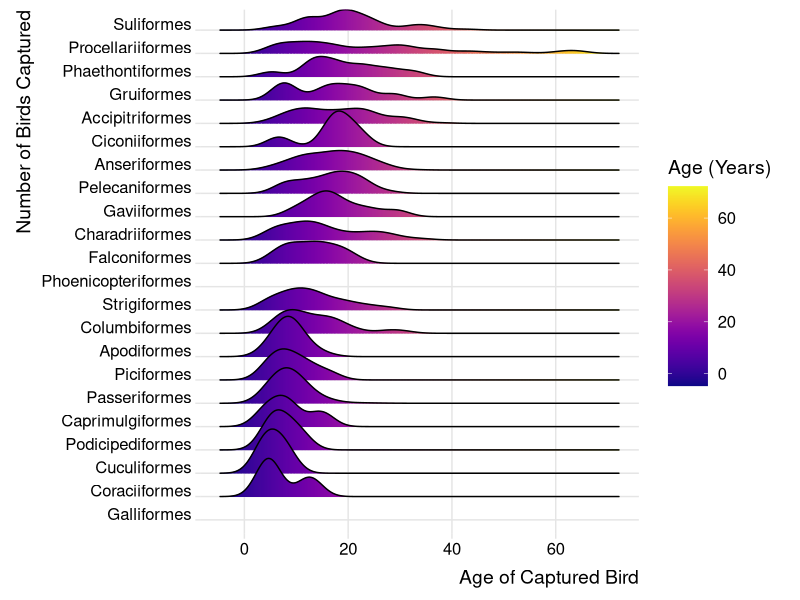
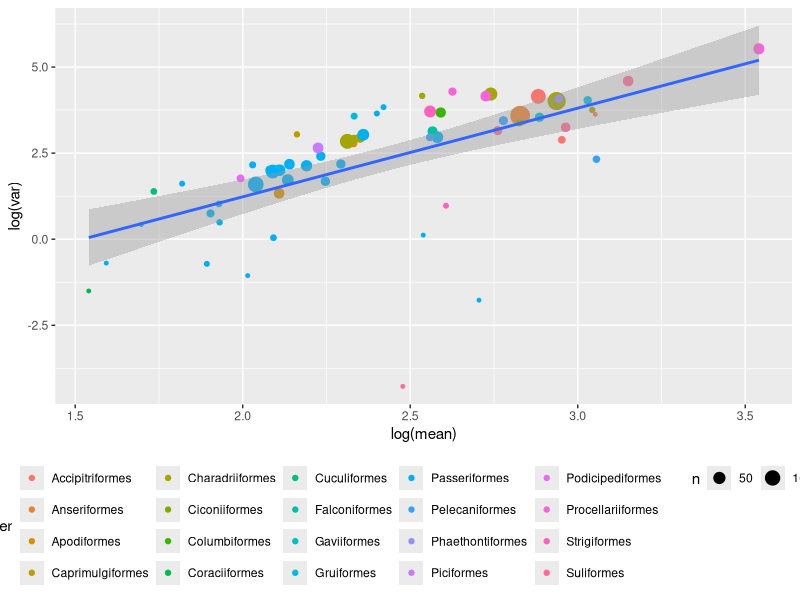
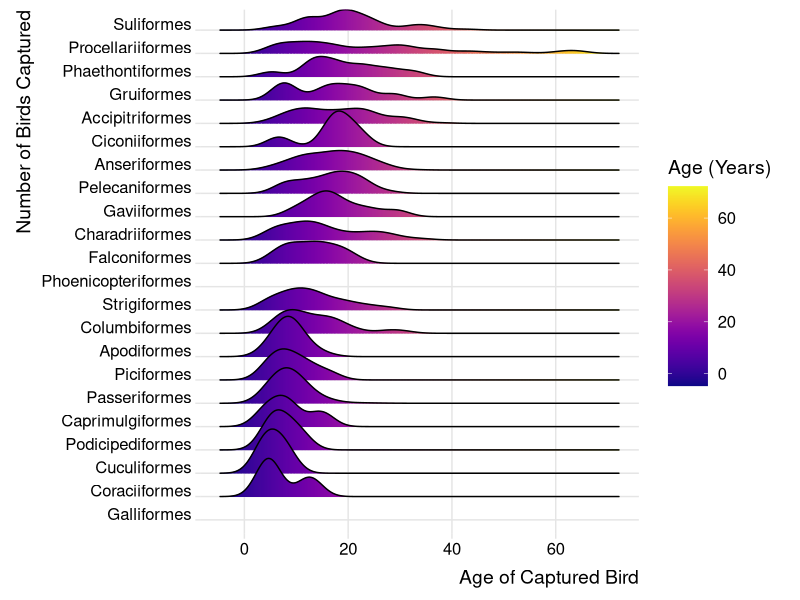
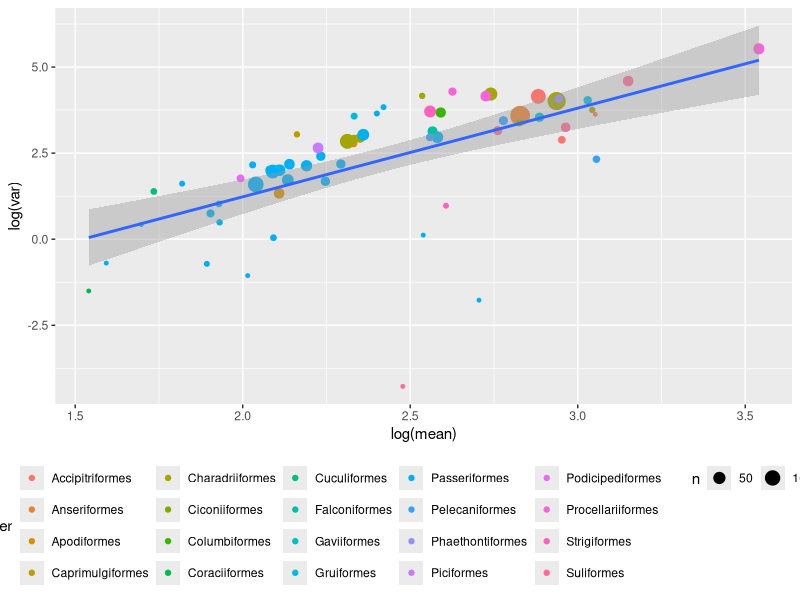

Reproduce these figures in R, in order.
## ---- chunk 1
knitr::opts_chunk$set(echo = TRUE)
library(tidyverse)
library(viridis)
library(ggridges)
## ---- chunk 2
birdage=read_csv("data_bird_age/bird age.csv") %>% #this data is from https://www.pwrc.usgs.gov/bbl/longevity/longevity_main.cfm
 separate(., "Minimum age at encounter", into=c("year","year2","month","month2"), sep=" ") %>%
  filter(complete.cases(.)) %>% #I just chucked out one row because the bird age was less than a year, I'll figure out how to keep it later. Had to do this versus using the dates because the dates are screwed up (some say '99' for the day of the month)
  mutate(age=as.numeric(year)+(as.numeric(month)/12))  #so that we can factor in partial years
gapnames=read_csv("data_bird_age/gapnames.csv") #I manually found some on Wiki quickly, not sure theyre perfect to species
gapnames=gapnames[!duplicated(gapnames$COMMONNAME),] #maybe if I get rid of duplicates?

birdnames=read_csv("data_bird_age/birdnames.csv") %>%   #this data is from http://fielddata.blogspot.com/p/field-notes-data-tips-download-page.html
  full_join(gapnames)

birdnameage=merge(birdage, birdnames, all=T) %>% #merge the two datasets together
filter(., !is.na(select(., age)), !is.na(select(., Order)), !is.na(select(., Family))) 


## ---- chunk 3
ggplot(birdnameage, aes(x=age, y=reorder(Order, age, FUN=median), fill=..x..))+
  geom_density_ridges_gradient() +
  scale_fill_viridis(name = "Age (Years)", option = "C") + 
  guides(fill = guide_colorbar(barwidth = 2, barheight = 10))+
  #geom_histogram()+
  #geom_vline(xintercept = median(birdnameage$age), color = "red", linetype = "dashed")+
  theme_ridges()+
  ylab("Number of Birds Captured")+
  xlab("Age of Captured Bird")

ggsave(filename = "img_bird_age/joy_plot.png",width = 10, height = 7, units = "in", dpi = 300, type="cairo-png")
## ---- chunk 4
bird_summary<- birdnameage %>% 
  group_by(Family, Order) %>%
  summarise(mean=mean(age), var=var(age), n=length(age)) %>%
  filter(., n>1) #drop singletons

ggplot(bird_summary, aes(log(mean), log(var)))+
  geom_point(aes(color=Order, size=n))+
  geom_smooth(method = "lm")+
  theme(legend.position = "bottom")

summary(lm(log(mean)~log(var), data=bird_summary))

ggsave(filename = "img_bird_age/mean_variance.png",width = 10, height = 7, units = "in", dpi = 300, type="cairo-png")
## ---- chunk 5
sessionInfo()
